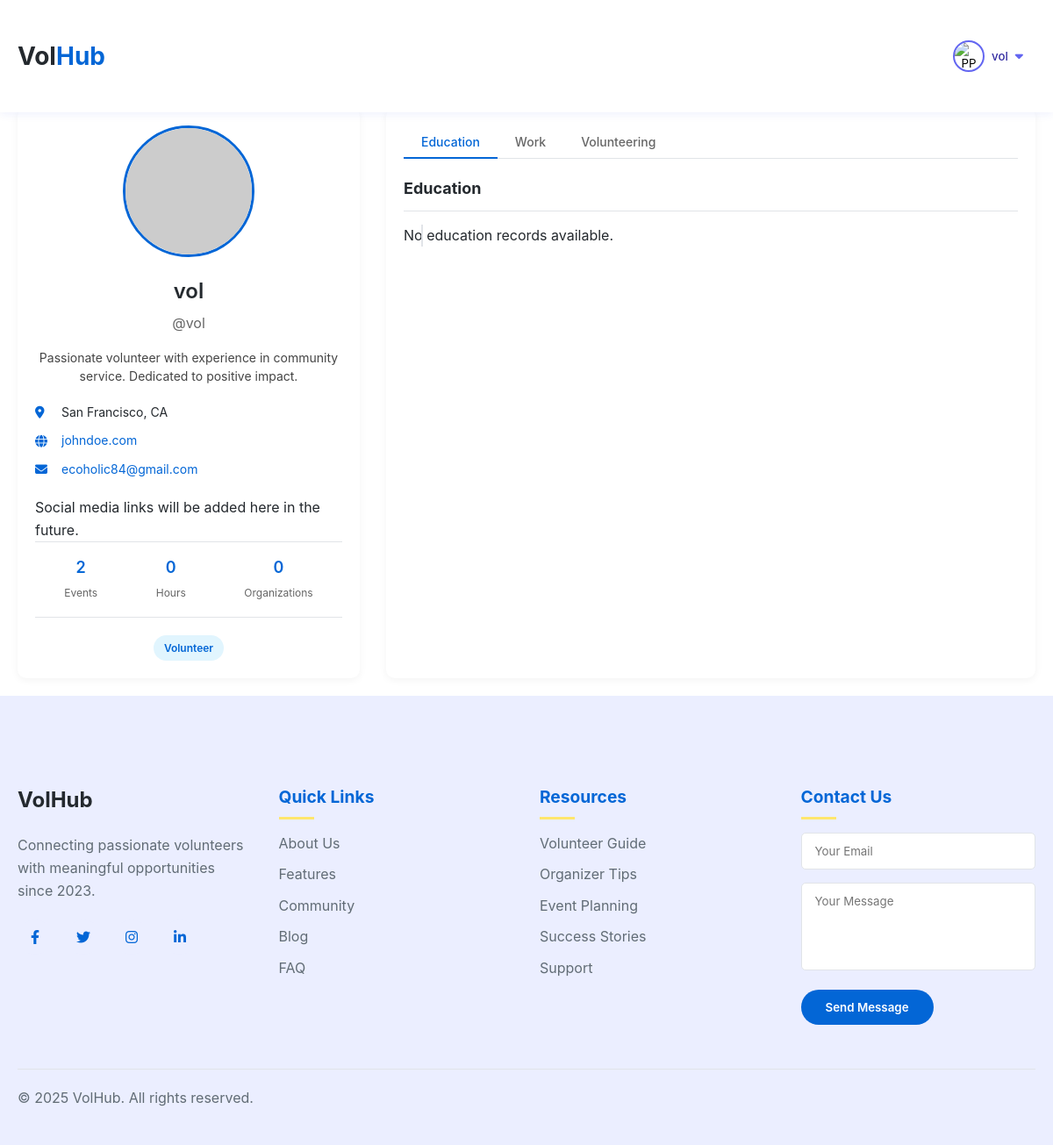
The app's page /User/profile/ (signed in), older data.
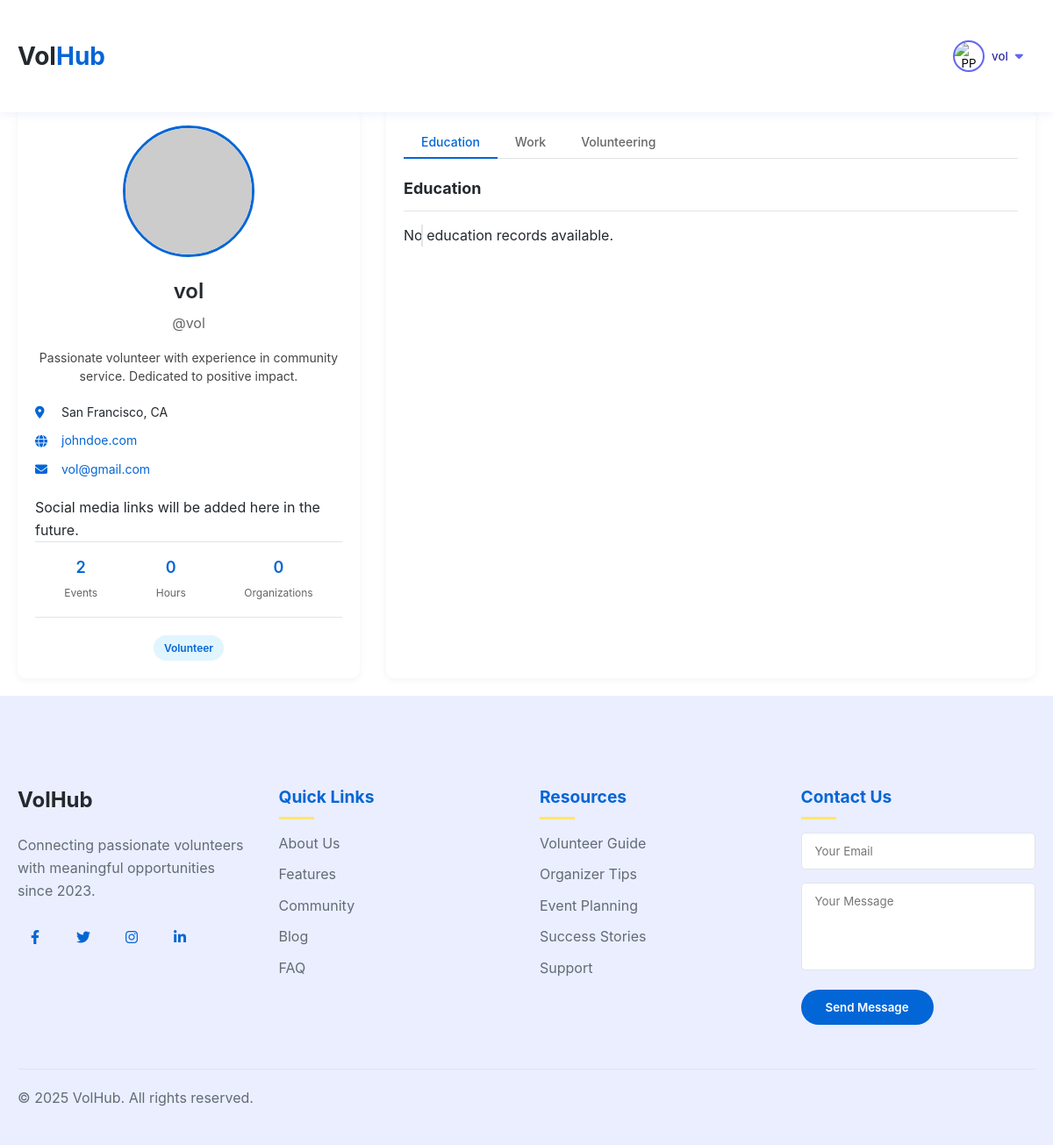
The same page, newer data.
### Guest/models.py (models this page shows, shortened)
class tbl_user(models.Model):
    user_email = models.EmailField(max_length=50, unique=True)
    user_name = models.CharField(max_length=50, null=True, blank=True)
    user_username = models.CharField(max_length=50, null=True, blank=True)
    user_contact = models.CharField(max_length=10, null=True, blank=True)
    user_address = models.CharField(max_length=100, null=True, blank=True)
    user_password = models.CharField(max_length=128, null=True, blank=True)  # Store hashed password
    user_city = models.ForeignKey(tbl_city, on_delete=models.CASCADE, null=True)
    user_photo = models.FileField(upload_to='assets/files/user/', null=True, blank=True)
    user_gender = models.CharField(max_length=100, null=True, blank=True)
    user_bio = models.TextField(null=True, blank=True)
    user_links = models.TextField(null=True, blank=True)  # Store as JSON (GitHub, LinkedIn, etc.)
    user_degree_type = models.CharField(max_length=50, null=True, blank=True)
    user_institution = models.CharField(max_length=100, null=True, blank=True)
    user_field_of_study = models.CharField(max_length=100, null=True, blank=True)
    user_graduation_month = models.IntegerField(null=True, blank=True)  # Store as month number (1-12)
    user_graduation_year = models.IntegerField(null=True, blank=True)  # Store as year (YYYY)
    user_emergency_name = models.CharField(max_length=100, null=True, blank=True)
    user_emergency_phone = models.CharField(max_length=15, null=True, blank=True)
    user_organization_name = models.CharField(max_length=100, null=True, blank=True)
    user_job_title = models.CharField(max_length=100, null=True, blank=True)
    user_industry = models.CharField(max_length=100, null=True, blank=True)
    user_location = models.CharField(max_length=100, null=True, blank=True)
    user_official_address = models.CharField(max_length=200, null=True, blank=True)
    user_official_contact_number = models.CharField(max_length=15, null=True, blank=True)
    is_basic_profile_complete = models.BooleanField(default=False)
    is_volunteer_profile_complete = models.BooleanField(default=False)
    is_organizer_profile_complete = models.BooleanField(default=False)
    user_past_volunteering = models.TextField(null=True, blank=True)
    user_type = models.CharField(max_length=10, choices=USER_TYPES, default='volunteer')
    user_visibility = models.BooleanField(default=False)  # If true, profile is public and visible to anyone

### User/views.py (the view)
# urls.py: path('profile/', views.profile, name='profile'),
def profile(request):
    if 'u_id' not in request.session:
        return redirect('Guest:login')
    user = tbl_user.objects.get(id=request.session['u_id'])
    is_volunteer = 'volunteer' in user.user_type.lower() or 'both' in user.user_type.lower()
    is_organizer = 'organizer' in user.user_type.lower() or 'both' in user.user_type.lower()
    return render(request, 'User/profile.html', {
        'user': user,
        'is_volunteer': is_volunteer,
        'is_organizer': is_organizer
    })

### User/templates/User/profile.html (shortened to what the changed rows need)
{% extends 'Guest/base.html' %}
{% block content %}
<div class="container">
    <div class="profile-container">
        <div class="profile-left">
            <div class="profile-image">
                <img src="{% if user.user_photo %}{{ user.user_photo.url }}{% else %}https://randomuser.me/api/portraits/men/32.jpg{% endif %}" alt="Profile Picture">
            </div>
            <h1 class="profile-name">{{ user.user_name|default:"John Doe" }}</h1>
            <p class="profile-username">@{{ user.user_username|default:"johndoe" }}</p>
            <p class="profile-bio">{{ user.user_bio|default:"Passionate volunteer with experience in community service. Dedicated to positive impact." }}</p>
            <div class="profile-details">
                <div class="detail-item">
                    <i class="fas fa-map-marker-alt"></i>
                    <span>{{ user.user_city.city_name|default:"San Francisco, CA" }}</span>
                </div>
                <div class="detail-item">
                </div>
                <div class="detail-item">
                    <i class="fas fa-envelope"></i>
                    <a href="mailto:{{ user.user_email }}">{{ user.user_email }}</a>
                </div>
            </div>
            <div class="social-links-placeholder">
                <p>Social media links will be added here in the future.</p>
            </div>
            <div class="profile-stats">
                <div class="stat">
                    <span class="stat-number">{{ user.volunteer_requests.count|default:0 }}</span>
                    <span class="stat-label">Events</span>
                </div>
                <div class="stat">
                </div>
                <div class="stat">
                </div>
            </div>
            <div class="role-badges">
                {% if user.user_type == 'volunteer' or user.user_type == 'both' %}
                    <span class="badge volunteer-badge">Volunteer</span>
                {% endif %}
            </div>
        </div>
    </div>
</div>
{% endblock %}

Row changes from the older to the newer data that the page shows:
changed tbl_user "vol": user_email "ecoholic84@gmail.com" → "vol@gmail.com"
